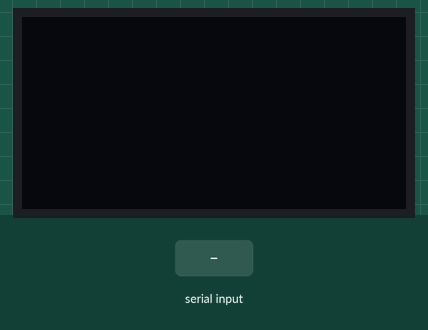
The sketch below on a simulated Arduino Uno, built with avr-gcc and run on an emulated ATmega328P. On the bench: 128×64 one-colour display. Inputs (shaded band) come from the test bench. The OLED is the two-colour kind (top 16 rows yellow); what the sketch prints to the serial monitor is not drawn.

Above: at 1.2 s.
1.3 s: "1" received over Serial
3.8 s: "0" received over Serial
At 4.82 s:
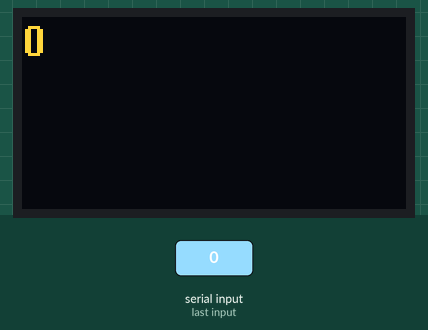
6.3 s: "2" received over Serial
Timing chart, 0 to 9.3 s (numbered marks = the images above; inputs shaded):
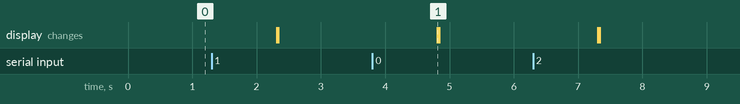

The sketch:

L07_SerialNode.ino
```cpp
#include <U8g2lib.h>

U8X8_SSD1306_128X64_NONAME_HW_I2C oled(/* reset=*/ U8X8_PIN_NONE);

long current = 0;

void setup() {
  Serial.begin(9600);

  oled.begin();
  oled.setFlipMode(1);
  oled.clearDisplay();
  oled.setFont(u8x8_font_7x14B_1x2_f);
}

void loop() {
  if (millis() - current > 2000) {
    Serial.println("Hello from Arduino!");
    current = millis();
    oled.clearDisplay();
  }

  if (Serial.available()) {
    oled.setCursor(0, 0);
    oled.print(Serial.readString());
  }
}
```

Measured:
- after the input at 3.8 s, the display: changes after 1.0 s (image 1)
